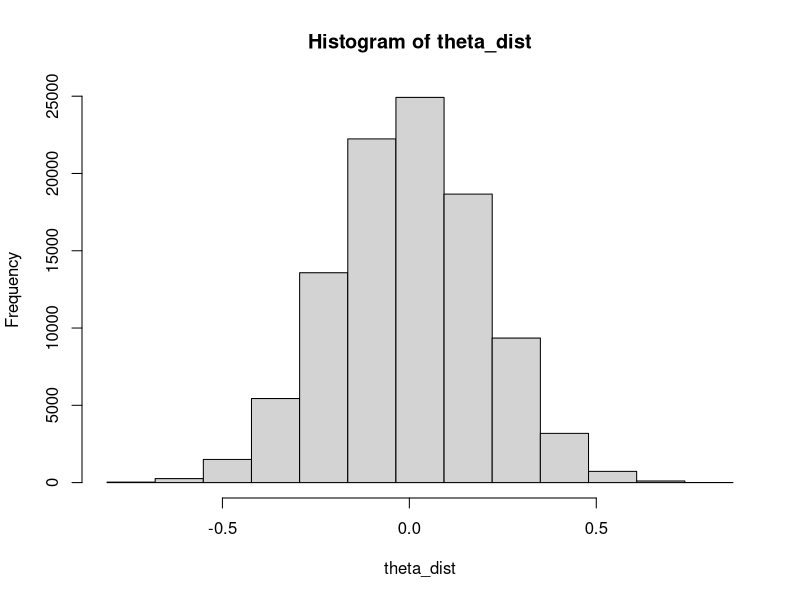

Write R code to recreate this figure. (Note: this script raises an error after producing the figure.)
library(tidyverse)

sizex = 50 #size of the state grid
sizez = 4  #size of the shock grid
T=50 #time horizon for backward induction

cshape=1.3 #cost shaping parameter
delta=.96

r=0.8
K=1000

small=K/100
p=5
c=250

a=0.0008

#Environmental parameters
mean_theta=0

sigma_theta=0.2


#### HCR control ####
hcr="two"

#### Payouts and Premiums parameters ####
insurance=1 #use insurance 1, 0 no insurance
gamma=250
coverage=0
findNearest<-function(x,y){
  index<-which.min(abs(x-y))
  return(index)
}




#### Set up state grid ####
xgrid = seq(small,K,length.out=sizex)

#### Set up shock grid ####
#eps_list<-c(-.1,0)
#theta_list<-c(.5,-.1)
#d=c(theta_list,eps_list)
#z_list=split(d,ceiling(seq_along(d)/2))

#z_grid=c(0.4,0.6)

n_z=13
n_sims=100000

set.seed(42)

#Get distribution and bins of
theta_raw<-rnorm(n_sims,mean=mean_theta,sd=sigma_theta)
theta_dist<-theta_raw[which(theta_raw>-1)]

thetahist<-hist(theta_dist,breaks=seq(min(theta_dist),max(theta_dist),l=n_z+1))
## Make bins classification
bins=theta_dist
for(k in 2:length(thetahist$breaks)){
  index=which(theta_dist>thetahist$breaks[k-1]&theta_dist<=thetahist$breaks[k])
  bins[index]=k-1
}

theta_df<-data.frame(theta_dist=theta_dist,bins=bins)

means<- theta_df %>% 
  group_by(bins) %>% 
  summarize(mean=mean(theta_dist))

#elminate first observation
means=means[-1,]
theta_prop=thetahist$counts/n_sims
theta_val=means$mean

# Use distribution to get insurance parameters
trigger_index=findNearest(coverage,theta_val)
trigger=theta_val[trigger_index]
trigger_prop=sum(theta_prop[1:trigger_index])


#### Optimization functions ####
harvest <- function(f, biomass, theta){
  if(hcr == "one"){
    #1)Harvest set to according to pre-shock biomass
    harvest = f * biomass
  }else if(hcr == "two"){ 
    #2)estimate of post-shock biomass (no epsilon or beta)
    harvest = f * biomass * (1+theta)
  }else if(hcr == "three"){ 
    #3)perfect knowledge of post-shcok biomass (w/epsilon and beta)
    #harvest = f * biomass * (beta * exp((theta - sigma_theta^2/2))+(1-beta)*exp(epsilon - sigma_eps^2/2))
  }
  
  return(harvest)
}

#Growth function
growth = function(b,f,theta)
{
  
  escapement=b*(1+theta)-harvest(f=f,biomass=b,theta = theta)
  
  if(escapement>K){
    bnext=K
  }else if(escapement<0){
    bnext=small
  }  else{
    
    bnext = escapement + r*escapement*(1-escapement/K)
  }
  
  return(bnext)
}



pi = function(f,b,theta)
{
  
  #Make Calculations with insurance, insurance defined globally in param space
  if(insurance==1){
    if(theta<=trigger){ #check if we payout, note: constant payment for now so premium and payout easy to calculate
      payout=gamma
    }else{
      payout=0
    }
    
    premium=gamma*trigger_prop
    profit=(p*harvest(f=f,biomass=b,theta = theta))-(c*(f^cshape))+payout-premium
  }else{
    
    profit = (p*harvest(f=f,biomass=b,theta = theta))-(c*(f^cshape))
  }
  
  return(profit)
}

Payoff = function(f,b,theta,V){

  xnext = growth(b,f,theta)
  
  sp_store<-vector(mode="numeric",length=ncol(V))
  

  
  for(n in 1:ncol(V)){
    
    temp<-spline(x=xgrid,y=V[,n],xout=xnext,method="natural")
    sp_store[n]<-temp$y
    
    
  }
  
  Vfuture=delta*sp_store*theta_prop
  #Discounts and add shock probability weights for all splined future Vs
  temp_prof=pi(f,b,theta)
  

  utility=-(1-exp(-a*(temp_prof))+sum(Vfuture))
  
  
  #browser()
  return(utility)
}

options=list("algorithm"="NLOPT_LN_COBYLA",xtol_rel=1e-06)
DFall = data.frame()
Vnext = matrix(ncol = length(theta_prop),nrow =sizex)
V = matrix(0,ncol=length(theta_prop),nrow=sizex)
pol_converged=matrix(0,nrow=sizex,ncol = length(theta_prop)) #Harvest Policy function
polnow=matrix(0,nrow=sizex,ncol = length(theta_prop))

step=1
error="False"
tol=0.001

while(error=="False"){
  t=step
  print(t)
  #Loop over shocks space
  for(j in 1:length(theta_prop)){
    
    temptheta=theta_val[j]
    
    
    for(i in 1:length(xgrid)){
      b=xgrid[i]
      guess=0.1
      low=.0001
      high= 1
      output = nloptr(x0=guess,eval_f=Payoff,lb=0,ub=1,opts=options,b=b,V=V,theta=temptheta)
      fstar = output$solution
      Vstar = -output$objective
      Vnext[i,j]=Vstar
      DFnow = data.frame(time=t,b=b,fstar=fstar,Vstar=Vstar,theta=temptheta)
      DFall = bind_rows(DFall,DFnow)
      polnow[i,j]=fstar
    }
  }
  
  #Check if errors reach tolerance for policy function convergence
  
 
  comp<-abs(polnow-pol_converged)
  error_vec<-colMeans(comp)
  
  
  if(sum(error_vec<tol)==length(error_vec) & step>10){
    error="True"
  }else{
    error="False"
  }
  
  step=step+1
 
  V=Vnext
  pol_converged=polnow
  
  
  #Check to make sure we stop eventually
  if(step==400){
    print('Maximum number of iterations (400) reached.')
    break
  }
}



temp_ins_t<-DFall %>% 
  filter(time==max(DFall$time)) %>% 
  group_by(theta) %>% 
  summarize(pol_opt=mean(fstar)) %>% 
  mutate(ins='Insurance')

temp<-DFall %>% 
  filter(time==max(DFall$time)) %>% 
  group_by(b) %>% 
  summarize(pol_opt=weighted.mean(fstar,theta_prop)) %>% 
  mutate(ins='Insurance')



b_df<-rbind(no_pol_conv_b,temp)
t_df<-rbind(no_pol_conv,temp_ins_t)



ggplot(b_df,aes(x=b,y=pol_opt,color=ins))+
  geom_line()

ggplot(rn_pol_conv,aes(x=b,y=pol_opt))+
  geom_line(aes(color='Risk Neutral'),linewidth=3)+
  geom_line(data=ins_pol_conv,aes(x=b,y=pol_opt,color='Insurance'),linewidth=3)+
  geom_line(data=noi_pol_conv,aes(x=b,y=pol_opt,color='Risk Averse'),linewidth=3)+
  scale_color_manual(name="Risk Preferences",values=c('Risk Averse'="blue",'Insurance'="red",'Risk Neutral'="forestgreen"))+
  theme_minimal()+
  labs(y='Optimal Harvest',x='biomass')


combo_df<-cbind(rn_pol_conv,ins_pol_conv$pol_opt,noi_pol_conv$pol_opt)

colnames(combo_df)<-c("b","neutral","insurance","averse")

combo_df_long<-pivot_longer(combo_df,cols=!b,names_to="model",values_to = "f_opt")

combo_df_long[1:3,3]<-0

ggplot(combo_df_long,aes(x=b,y=f_opt,color=model))+
  geom_line(linewidth=1.5)+
  scale_color_manual(name="Risk Preferences",labels=c("Risk Neutral","Insurance","Risk Averse"),values=c("blue","red","forestgreen"))+
  theme_classic()+
  labs(y='Optimal Harvest',x='Biomass')


